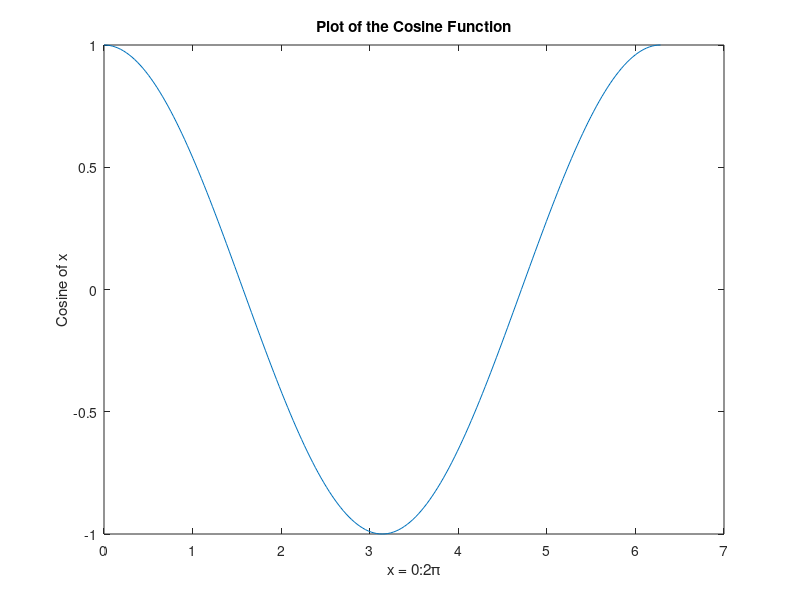

Reproduce this figure in MATLAB.
x = 0:pi/100:2*pi;
y = cos(x);
plot(x,y)
xlabel('x = 0:2\pi')
ylabel('Cosine of x')
title('Plot of the Cosine Function')